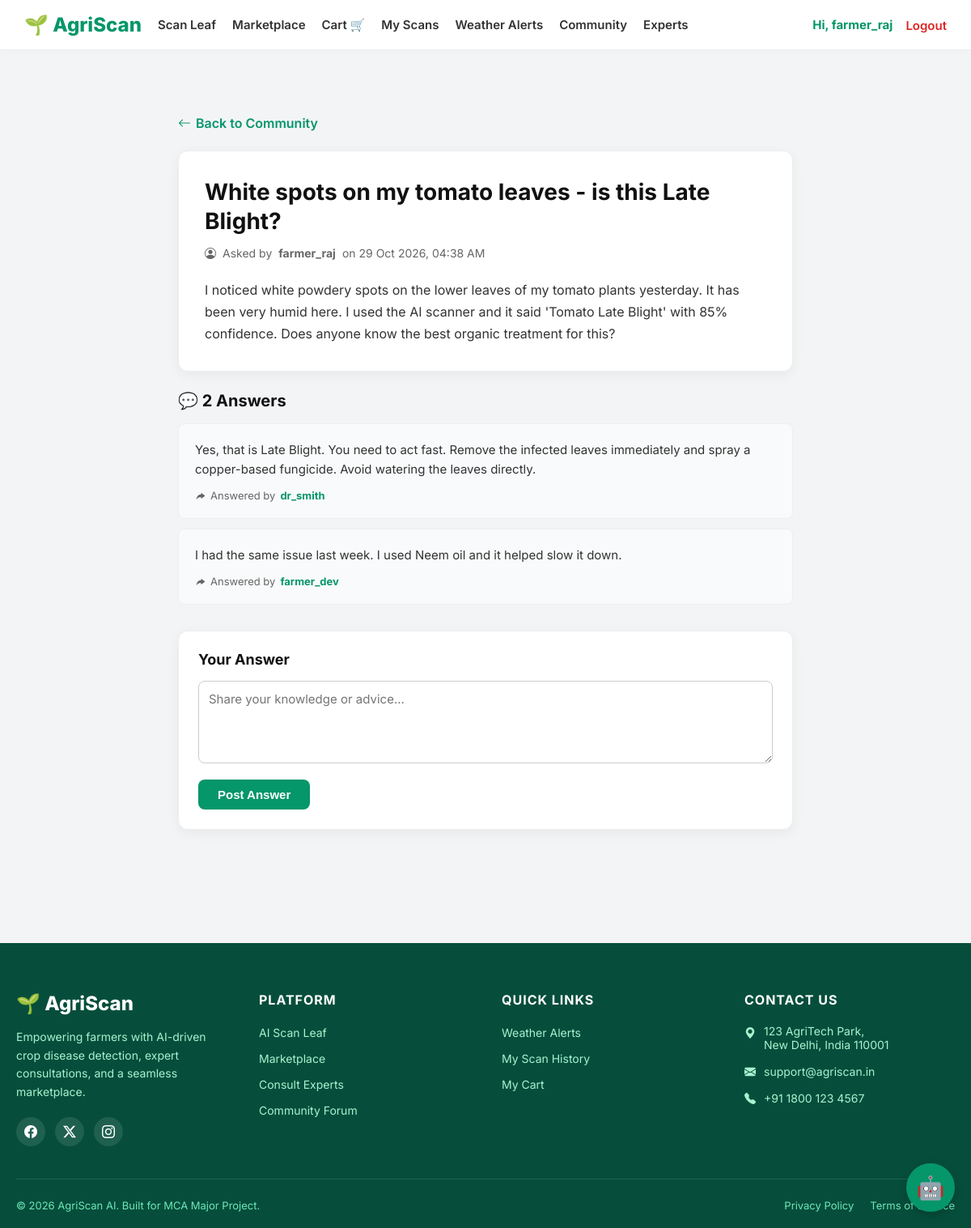
The page /community/forum/2/ (signed in) on the database its author committed.
### accounts/models.py (models this page shows)
class User(AbstractUser):
    ROLE_CHOICES = (
        ('farmer', 'Farmer'),
        ('agronomist', 'Agronomist'),
        ('seller', 'Seller'),
        ('admin', 'Admin'),
    )
    role = models.CharField(max_length=20, choices=ROLE_CHOICES, default='farmer')
    phone = models.CharField(max_length=15, blank=True)

### community/models.py (models this page shows)
class ForumPost(models.Model):
    author = models.ForeignKey(User, on_delete=models.CASCADE)
    title = models.CharField(max_length=200)
    content = models.TextField()
    created_at = models.DateTimeField(auto_now_add=True)

class ForumComment(models.Model):
    post = models.ForeignKey(ForumPost, on_delete=models.CASCADE, related_name='comments')
    author = models.ForeignKey(User, on_delete=models.CASCADE)
    content = models.TextField()
    created_at = models.DateTimeField(auto_now_add=True)

### community/views.py (the view)
# urls.py: path('forum/<int:post_id>/', views.post_detail, name='post_detail'),
@login_required
def post_detail(request, post_id):
    post = get_object_or_404(ForumPost, id=post_id)
    comments = post.comments.all().order_by('created_at')
    if request.method == 'POST':
        content = request.POST.get('content')
        ForumComment.objects.create(post=post, author=request.user, content=content)
        return redirect('post_detail', post_id=post.id)
    return render(request, 'community/post_detail.html', {'post': post, 'comments': comments})

### templates/community/post_detail.html (shortened to what this page needs)
{% extends "base.html" %}
{% block content %}
<div style="max-width: 800px; margin: 40px auto; padding: 0 20px;">
    <div style="margin-bottom: 24px;">
        <a href="{% url 'forum_list' %}" style="color: #059669; text-decoration: none; font-weight: 600; display: inline-flex; align-items: center; gap: 6px;">
            <i class="bi bi-arrow-left"></i> Back to Community
        </a>
    </div>
    <div style="background: white; padding: 32px; border-radius: 12px; box-shadow: 0 4px 15px rgba(0,0,0,0.05); border: 1px solid #eee; margin-bottom: 24px;">
        <h1 style="font-size: 28px; color: #111; margin-bottom: 12px; line-height: 1.3;">{{ post.title }}</h1>
        <p style="font-size: 14px; color: #666; margin-bottom: 24px; display: flex; align-items: center; gap: 8px;">
            <i class="bi bi-person-circle"></i> Asked by <strong>{{ post.author.username }}</strong> on {{ post.created_at|date:"d M Y, h:i A" }}
        </p>
        <div style="font-size: 16px; color: #333; line-height: 1.7; white-space: pre-wrap;">{{ post.content }}</div>
    </div>
    <h3 style="font-size: 20px; color: #111; margin-bottom: 16px;">💬 {{ comments.count }} Answer{{ comments.count|pluralize }}</h3>
    {% for comment in comments %}
    <div style="background: #F9FAFB; padding: 20px; border-radius: 8px; border: 1px solid #eee; margin-bottom: 12px;">
        <p style="font-size: 15px; color: #333; margin-bottom: 12px; line-height: 1.6;">{{ comment.content }}</p>
        <div style="font-size: 13px; color: #666; display: flex; align-items: center; gap: 6px;">
            <i class="bi bi-reply-fill" style="transform: scaleX(-1);"></i>
            Answered by <strong style="color: #059669;">{{ comment.author.username }}</strong>
        </div>
    </div>
    {% empty %}
    <div style="background: white; padding: 40px; border-radius: 12px; border: 1px dashed #ccc; text-align: center; margin-bottom: 24px;">
        <p style="color: #666; margin: 0;">No answers yet. Be the first to help!</p>
    </div>
    {% endfor %}
    <div style="background: white; padding: 24px; border-radius: 12px; box-shadow: 0 4px 15px rgba(0,0,0,0.05); border: 1px solid #eee; margin-top: 32px;">
        <h4 style="font-size: 18px; color: #111; margin-bottom: 16px;">Your Answer</h4>
        <form method="POST">
            <textarea name="content" required rows="4" placeholder="Share your knowledge or advice..."
                      style="width: 100%; padding: 12px; border: 1px solid #ccc; border-radius: 8px; font-size: 15px; font-family: inherit; resize: vertical; margin-bottom: 16px;"></textarea>
            <button type="submit" style="background: #059669; color: white; padding: 10px 24px; border: none; border-radius: 8px; font-weight: 600; font-size: 15px; cursor: pointer;">
                Post Answer
            </button>
        </form>
    </div>
</div>
{% endblock %}

### templates/base.html (shortened to what this page needs)
{% load static %}
<!DOCTYPE html>
<html lang="en">
<head>
    <link href="https://cdn.jsdelivr.net/npm/bootstrap-icons@1.11.0/font/bootstrap-icons.css" rel="stylesheet">
    <link rel="stylesheet" href="{% static 'css/style.css' %}">
</head>
<body>
<nav class="navbar" style="background: white; border-bottom: 1px solid #eee; box-shadow: 0 2px 10px rgba(0,0,0,0.02);">
    <div class="nav-container" style="display: flex; justify-content: space-between; align-items: center; width: 100%; max-width: 1400px; margin: 0 auto; padding: 16px 30px; box-sizing: border-box; gap: 20px;">
        <div style="display: flex; align-items: center; gap: 20px; flex-shrink: 1; overflow: hidden;">
            <a href="/" class="brand" style="font-size: 24px; font-weight: 800; color: #059669; text-decoration: none; white-space: nowrap; flex-shrink: 0;">
                🌱 AgriScan
            </a>
            <div class="nav-links" style="display: flex; align-items: center; gap: 20px; white-space: nowrap;">
                {% if user.is_authenticated %}
                    {% if user.is_superuser or user.role == 'admin' %}
                        <a href="{% url 'admin_dashboard' %}" style="font-size: 15px; font-weight: 600; color: #333; text-decoration: none;">Analytics</a>
                        {% if user.is_superuser %}
                            <a href="/admin/" target="_blank" style="font-size: 15px; font-weight: 600; color: #333; text-decoration: none;">Django Admin ⚙️</a>
                        {% endif %}
                    {% elif user.role == 'seller' %}
                        <a href="{% url 'seller_dashboard' %}" style="font-size: 15px; font-weight: 600; color: #333; text-decoration: none;">Seller Dashboard</a>
                        <a href="{% url 'store' %}" style="font-size: 15px; font-weight: 600; color: #333; text-decoration: none;">View Store</a>
                    {% elif user.role == 'agronomist' %}
                        <a href="{% url 'agronomist_dashboard' %}" style="font-size: 15px; font-weight: 600; color: #333; text-decoration: none;">My Consultations</a>
                    {% else %}
                        <a href="{% url 'home' %}" style="font-size: 15px; font-weight: 600; color: #333; text-decoration: none;">Scan Leaf</a>
                        <a href="{% url 'store' %}" style="font-size: 15px; font-weight: 600; color: #333; text-decoration: none;">Marketplace</a>
                        <a href="{% url 'view_cart' %}" style="font-size: 15px; font-weight: 600; color: #333; text-decoration: none; display: flex; align-items: center; gap: 4px;">Cart 🛒</a>
                        <a href="{% url 'history' %}" style="font-size: 15px; font-weight: 600; color: #333; text-decoration: none;">My Scans</a>
                        <a href="{% url 'weather_dashboard' %}" style="font-size: 15px; font-weight: 600; color: #333; text-decoration: none;">Weather Alerts</a>
                        <a href="{% url 'forum_list' %}" style="font-size: 15px; font-weight: 600; color: #333; text-decoration: none;">Community</a>
                        <a href="{% url 'expert_list' %}" style="font-size: 15px; font-weight: 600; color: #333; text-decoration: none;">Experts</a>
                    {% endif %}
                {% endif %}
            </div>
        </div>
        <div style="display: flex; align-items: center; gap: 16px; white-space: nowrap; flex-shrink: 0; margin-left: 20px;">
            {% if user.is_authenticated %}
                <span style="font-size: 15px; font-weight: 700; color: #059669;">
                    Hi, {{ user.username }}
                </span>
                <form method="post" action="{% url 'logout' %}" style="margin: 0;">
                    <button type="submit" style="background: none; border: none; cursor: pointer; font-family: inherit; font-size: 15px; font-weight: 600; color: #dc2626; padding: 0;">Logout</button>
                </form>
            {% endif %}
        </div>
    </div>
</nav>
<main class="container">
    {% block content %}{% endblock %}
</main>
<footer style="background: #064E3B; color: #D1FAE5; padding: 60px 0 20px 0; margin-top: 60px; font-family: 'Inter', sans-serif;">
    <div style="max-width: 1200px; margin: 0 auto; padding: 0 20px;">
        <div style="display: grid; grid-template-columns: repeat(auto-fit, minmax(200px, 1fr)); gap: 40px; margin-bottom: 40px;">
            <div>
                <a href="{% url 'home' %}" style="display: flex; align-items: center; gap: 8px; font-size: 24px; font-weight: 800; color: white; text-decoration: none; margin-bottom: 16px;">
                    🌱 AgriScan
                </a>
                <p style="font-size: 14px; line-height: 1.6; color: #A7F3D0; margin-bottom: 20px;">
                    Empowering farmers with AI-driven crop disease detection, expert consultations, and a seamless marketplace.
                </p>
                <div style="display: flex; gap: 12px;">
                    <a href="#" style="color: white; background: rgba(255,255,255,0.1); width: 36px; height: 36px; display: flex; align-items: center; justify-content: center; border-radius: 50%; text-decoration: none;"><i class="bi bi-facebook"></i></a>
                    <a href="#" style="color: white; background: rgba(255,255,255,0.1); width: 36px; height: 36px; display: flex; align-items: center; justify-content: center; border-radius: 50%; text-decoration: none;"><i class="bi bi-twitter-x"></i></a>
                    <a href="#" style="color: white; background: rgba(255,255,255,0.1); width: 36px; height: 36px; display: flex; align-items: center; justify-content: center; border-radius: 50%; text-decoration: none;"><i class="bi bi-instagram"></i></a>
                </div>
            </div>
            <div>
                <h4 style="color: white; font-size: 16px; font-weight: 700; margin-bottom: 20px; text-transform: uppercase; letter-spacing: 1px;">Platform</h4>
                <ul style="list-style: none; padding: 0; margin: 0; display: flex; flex-direction: column; gap: 12px;">
                    <li><a href="{% url 'home' %}" style="color: #A7F3D0; text-decoration: none; font-size: 14px;">AI Scan Leaf</a></li>
                    <li><a href="{% url 'store' %}" style="color: #A7F3D0; text-decoration: none; font-size: 14px;">Marketplace</a></li>
                    <li><a href="{% url 'expert_list' %}" style="color: #A7F3D0; text-decoration: none; font-size: 14px;">Consult Experts</a></li>
                    <li><a href="{% url 'forum_list' %}" style="color: #A7F3D0; text-decoration: none; font-size: 14px;">Community Forum</a></li>
                </ul>
            </div>
            <div>
                <h4 style="color: white; font-size: 16px; font-weight: 700; margin-bottom: 20px; text-transform: uppercase; letter-spacing: 1px;">Quick Links</h4>
                <ul style="list-style: none; padding: 0; margin: 0; display: flex; flex-direction: column; gap: 12px;">
                    <li><a href="{% url 'weather_dashboard' %}" style="color: #A7F3D0; text-decoration: none; font-size: 14px;">Weather Alerts</a></li>
                    <li><a href="{% url 'history' %}" style="color: #A7F3D0; text-decoration: none; font-size: 14px;">My Scan History</a></li>
                    <li><a href="{% url 'view_cart' %}" style="color: #A7F3D0; text-decoration: none; font-size: 14px;">My Cart</a></li>
                </ul>
            </div>
            <div>
                <h4 style="color: white; font-size: 16px; font-weight: 700; margin-bottom: 20px; text-transform: uppercase; letter-spacing: 1px;">Contact Us</h4>
                <ul style="list-style: none; padding: 0; margin: 0; display: flex; flex-direction: column; gap: 16px; font-size: 14px; color: #A7F3D0;">
                    <li style="display: flex; gap: 10px; align-items: flex-start;">
                        <i class="bi bi-geo-alt-fill" style="margin-top: 2px;"></i>
                        <span>123 AgriTech Park,<br>New Delhi, India 110001</span>
                    </li>
                    <li style="display: flex; gap: 10px; align-items: center;">
                        <i class="bi bi-envelope-fill"></i>
                        <span>support@agriscan.in</span>
                    </li>
                    <li style="display: flex; gap: 10px; align-items: center;">
                        <i class="bi bi-telephone-fill"></i>
                        <span>+91 1800 123 4567</span>
                    </li>
                </ul>
            </div>
        </div>
        <div style="border-top: 1px solid rgba(255,255,255,0.1); padding-top: 24px; display: flex; justify-content: space-between; align-items: center; flex-wrap: wrap; gap: 16px; font-size: 13px; color: #6EE7B7;">
            <p style="margin: 0;">&copy; 2026 AgriScan AI. Built for MCA Major Project.</p>
            <div style="display: flex; gap: 20px;">
                <a href="#" style="color: #6EE7B7; text-decoration: none;">Privacy Policy</a>
                <a href="#" style="color: #6EE7B7; text-decoration: none;">Terms of Service</a>
            </div>
        </div>
    </div>
</footer>
{% if '/login/' not in request.path and '/register/' not in request.path %}
<div id="chatbot-btn" style="position: fixed; bottom: 20px; right: 20px; background: #059669; color: white; width: 60px; height: 60px; border-radius: 50%; display: flex; align-items: center; justify-content: center; font-size: 28px; cursor: pointer; box-shadow: 0 4px 12px rgba(0,0,0,0.2); z-index: 1000;">
    🤖
</div>
{% endif %}
</body>
</html>

### static/css/style.css (style rules this page uses)
:root { --primary: #059669; --primary-dark: #047857; --bg: #F3F4F6; --card-bg: #FFFFFF; --text-main: #111827; --text-muted: #6B7280; --border: #E5E7EB; --shadow: 0 10px 25px rgba(0,0,0,0.05); }
* { box-sizing: border-box; margin: 0; padding: 0; }
body { font-family: 'Inter', sans-serif; background: var(--bg); color: var(--text-main); display: flex; flex-direction: column; min-height: 100vh; }
.container { max-width: 1100px; margin: 0 auto; padding: 40px 20px; flex: 1; }
.navbar { background: var(--card-bg); box-shadow: 0 2px 10px rgba(0,0,0,0.05); position: sticky; top: 0; z-index: 100; }
.nav-container { max-width: 1100px; margin: 0 auto; padding: 16px 20px; display: flex; justify-content: space-between; align-items: center; }
.brand { font-size: 22px; font-weight: 800; color: var(--primary); text-decoration: none; }
.nav-links { display: flex; gap: 24px; align-items: center; }
.nav-links a { text-decoration: none; color: var(--text-main); font-weight: 500; font-size: 15px; }

### templates/base.html (style rules this page uses)
body { display: flex; flex-direction: column; min-height: 100vh; margin: 0; }
main { flex: 1 0 auto; }

### rows shown on the page
User: username "farmer_raj"
ForumPost: title "White spots on my tomato leaves - is this Late Blight?", author.username "farmer_raj", created_at "29 Oct 2026, 04:38 AM", content "I noticed white powdery spots on the lower leaves of my tomato plants yesterday. It has been very humid here. I used the AI scanner and it said 'Tomato Late Blight' with 85% confidence. Does anyone know the best organic treatment for this?"
ForumComment: content "Yes, that is Late Blight. You need to act fast. Remove the infected leaves immediately and spray a copper-based fungicide. Avoid watering the leaves directly.", author.username "dr_smith"
ForumComment: content "I had the same issue last week. I used Neem oil and it helped slow it down.", author.username "farmer_dev"

### other values the page prints
{{ comments.count }} "2"
